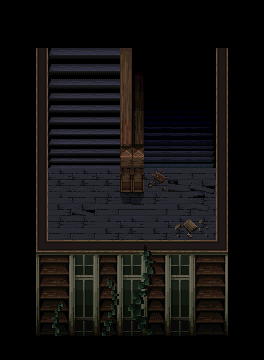

Below is a game level as drawn by its tile map, then a one-line description and the .tmx that defines it (tile-layer data replaced by summaries):
An orthogonal 11x15 tile map with 24x24 px tiles, 2 tile layers (Background, Foreground).

<map version="1.0" tiledversion="1.1.5" orientation="orthogonal" renderorder="right-down" width="11" height="15" tilewidth="24" tileheight="24" infinite="0" nextobjectid="1">
 <tileset firstgid="1" name="StairCase2-3BathroomsTileset" tilewidth="24" tileheight="24" tilecount="80" columns="8">
  <image source="StairCase2-3BathroomsTileset.png" width="192" height="240" />
  <tile id="1">
   <properties>
    <property name="blocked" value="" />
   </properties>
  </tile>
  <tile id="4">
   <properties>
    <property name="blocked" value="" />
   </properties>
  </tile>
  <tile id="5">
   <properties>
    <property name="blocked" value="" />
   </properties>
  </tile>
  <tile id="8">
   <properties>
    <property name="blocked" value="" />
   </properties>
  </tile>
  <tile id="11">
   <properties>
    <property name="blocked" value="" />
   </properties>
  </tile>
  <tile id="16">
   <properties>
    <property name="blocked" value="" />
   </properties>
  </tile>
  <tile id="21">
   <properties>
    <property name="blocked" value="" />
   </properties>
  </tile>
  <tile id="24">
   <properties>
    <property name="saveCandle" value="" />
   </properties>
  </tile>
  <tile id="26">
   <properties>
    <property name="blocked" value="" />
   </properties>
  </tile>
  <tile id="38">
   <properties>
    <property name="blocked" value="" />
   </properties>
  </tile>
  <tile id="39">
   <properties>
    <property name="blocked" value="" />
   </properties>
  </tile>
  <tile id="40">
   <properties>
    <property name="blocked" value="" />
   </properties>
  </tile>
  <tile id="41">
   <properties>
    <property name="blocked" value="" />
   </properties>
  </tile>
  <tile id="42">
   <properties>
    <property name="blocked" value="" />
   </properties>
  </tile>
  <tile id="43">
   <properties>
    <property name="blocked" value="" />
   </properties>
  </tile>
  <tile id="44">
   <properties>
    <property name="blocked" value="" />
   </properties>
  </tile>
  <tile id="45">
   <properties>
    <property name="blocked" value="" />
   </properties>
  </tile>
  <tile id="46">
   <properties>
    <property name="blocked" value="" />
   </properties>
  </tile>
  <tile id="47">
   <properties>
    <property name="blocked" value="" />
   </properties>
  </tile>
  <tile id="48">
   <properties>
    <property name="blocked" value="" />
   </properties>
  </tile>
  <tile id="49">
   <properties>
    <property name="blocked" value="" />
   </properties>
  </tile>
  <tile id="50">
   <properties>
    <property name="blocked" value="" />
   </properties>
  </tile>
  <tile id="51">
   <properties>
    <property name="blocked" value="" />
   </properties>
  </tile>
  <tile id="52">
   <properties>
    <property name="blocked" value="" />
   </properties>
  </tile>
  <tile id="53">
   <properties>
    <property name="blocked" value="" />
   </properties>
  </tile>
  <tile id="54">
   <properties>
    <property name="blocked" value="" />
   </properties>
  </tile>
  <tile id="55">
   <properties>
    <property name="blocked" value="" />
   </properties>
  </tile>
  <tile id="56">
   <properties>
    <property name="blocked" value="" />
   </properties>
  </tile>
  <tile id="57">
   <properties>
    <property name="blocked" value="" />
   </properties>
  </tile>
  <tile id="58">
   <properties>
    <property name="blocked" value="" />
   </properties>
  </tile>
  <tile id="59">
   <properties>
    <property name="blocked" value="" />
   </properties>
  </tile>
  <tile id="60">
   <properties>
    <property name="blocked" value="" />
   </properties>
  </tile>
  <tile id="61">
   <properties>
    <property name="blocked" value="" />
   </properties>
  </tile>
  <tile id="62">
   <properties>
    <property name="blocked" value="" />
   </properties>
  </tile>
  <tile id="63">
   <properties>
    <property name="blocked" value="" />
   </properties>
  </tile>
  <tile id="64">
   <properties>
    <property name="blocked" value="" />
   </properties>
  </tile>
  <tile id="65">
   <properties>
    <property name="blocked" value="" />
   </properties>
  </tile>
  <tile id="66">
   <properties>
    <property name="blocked" value="" />
   </properties>
  </tile>
  <tile id="67">
   <properties>
    <property name="blocked" value="" />
   </properties>
  </tile>
  <tile id="68">
   <properties>
    <property name="blocked" value="" />
   </properties>
  </tile>
  <tile id="69">
   <properties>
    <property name="blocked" value="" />
   </properties>
  </tile>
  <tile id="70">
   <properties>
    <property name="blocked" value="" />
   </properties>
  </tile>
  <tile id="71">
   <properties>
    <property name="blocked" value="" />
   </properties>
  </tile>
  <tile id="72">
   <properties>
    <property name="blocked" value="" />
   </properties>
  </tile>
  <tile id="73">
   <properties>
    <property name="blocked" value="" />
   </properties>
  </tile>
  <tile id="74">
   <properties>
    <property name="blocked" value="" />
   </properties>
  </tile>
  <tile id="75">
   <properties>
    <property name="blocked" value="" />
   </properties>
  </tile>
  <tile id="76">
   <properties>
    <property name="blocked" value="" />
   </properties>
  </tile>
  <tile id="77">
   <properties>
    <property name="blocked" value="" />
   </properties>
  </tile>
  <tile id="78">
   <properties>
    <property name="blocked" value="" />
   </properties>
  </tile>
  <tile id="79">
   <properties>
    <property name="blocked" value="" />
   </properties>
  </tile>
 </tileset>
 <layer name="Background" width="11" height="15">
  <data>[165 cells, 165 non-empty, 68 distinct tile ids]</data>
 </layer>
 <layer name="Foreground" width="11" height="15">
  <data>[165 cells, 0 non-empty, 0 distinct tile ids]</data>
 </layer>
</map>
